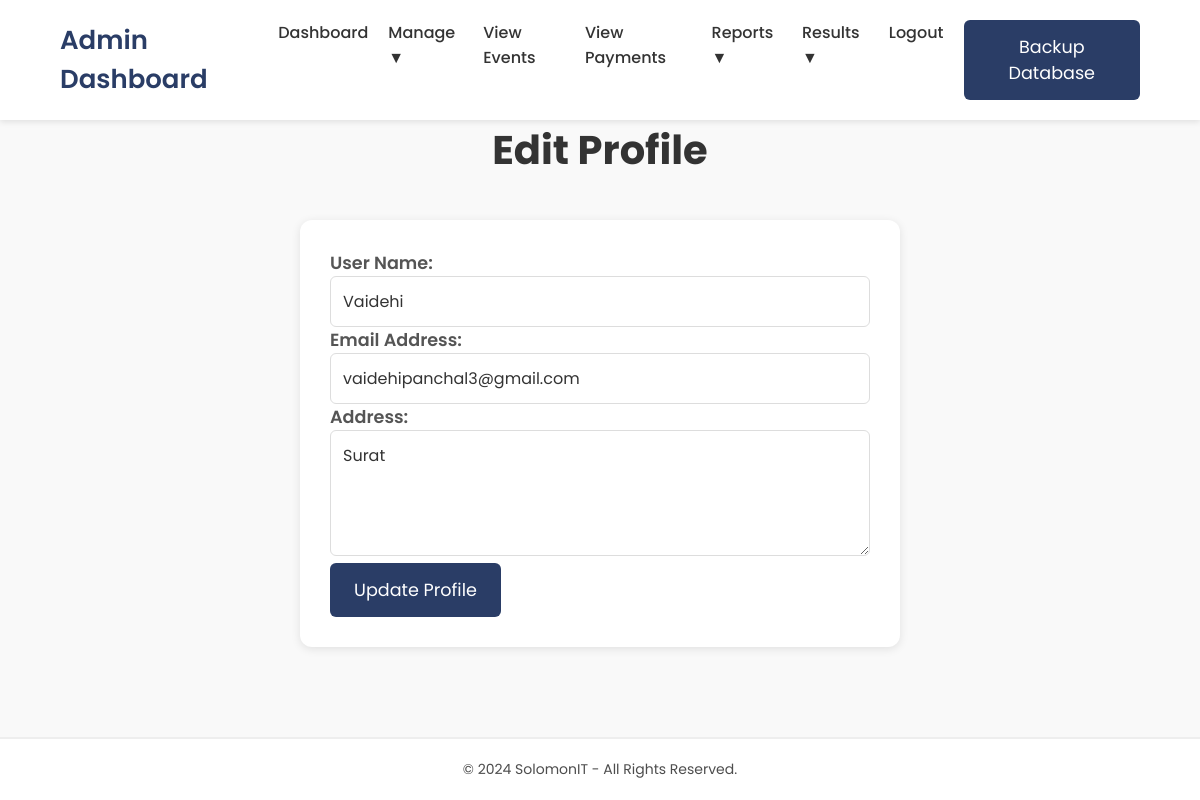
Page /edit_profile.php (signed in) on the committed database.
### tables this page shows
CREATE TABLE `user_master` (
  `user_id` int NOT NULL AUTO_INCREMENT,
  `user_name` text,
  `user_email` text,
  `user_password` text,
  `user_address` text,
  `otp` varchar(255) DEFAULT NULL,
  `otp_expiry` int DEFAULT NULL,
  `user_created_at` datetime DEFAULT CURRENT_TIMESTAMP,
  PRIMARY KEY (`user_id`)
);

### edit_profile.php (the view, shortened to what this page needs)
<?php
include "config.php";
$u_id = $_SESSION['user_id'];
$sql = "SELECT user_id, user_name, user_email, user_address FROM user_master WHERE user_id = $u_id";
$res = mysqli_query($conn, $sql);
$row = mysqli_fetch_assoc($res);
?>
<!DOCTYPE html>
<html lang="en">
<head>
</head>
<body>
<?php include "admin_navbar.php"; ?>
    <section class="main-content">
        <h2>Edit Profile</h2>
        <div class="content">
            <form method="POST">
                <label for="user_name">User Name:</label>
                <input type="text" id="user_name" name="user_name" value="<?php echo htmlspecialchars($row['user_name']); ?>" required>
                <label for="user_email">Email Address:</label>
                <input type="email" id="user_email" name="user_email" value="<?php echo htmlspecialchars($row['user_email']); ?>" required>
                <label for="user_address">Address:</label>
                <textarea id="user_address" name="user_address" rows="4"><?php echo htmlspecialchars($row['user_address']); ?></textarea>
                <button type="submit">Update Profile</button>
            </form>
        </div>
    </section>
    <footer>
        <p>© 2024 SolomonIT - All Rights Reserved.</p>
    </footer>
</body>
</html>

### edit_profile.php (style rules this page uses)
* { margin: 0; padding: 0; box-sizing: border-box; font-family: 'Poppins', sans-serif; }
body { background-color: #f9f9f9; color: #4d4d4d; min-height: 100vh; display: flex; flex-direction: column; }
.content { max-width: 700px; margin: 0 auto; background-color: #fff; box-shadow: 0 2px 10px rgba(0, 0, 0, 0.1); padding: 30px; margin-top: 40px; border-radius: 12px; max-width: 600px; width: 90%; }
h2 { font-size: 2.5rem; font-weight: 700; margin-bottom: 30px; color: #333; text-align: center; }
form { display: center; flex-direction: column; gap: 20px; }
label { font-size: 1.1rem; font-weight: 600; color: #555; }
input[type="text"], input[type="email"], textarea { padding: 12px; border: 1px solid #ddd; border-radius: 6px; font-size: 1rem; color: #333; width: 100%; }
button[type="submit"] { background-color: #2a3d66; color: #fff; padding: 14px 24px; font-size: 1.1rem; border: none; border-radius: 6px; cursor: pointer; transition: background-color 0.3s ease; }
footer { background-color: #fff; padding: 20px; text-align: center; font-size: 14px; margin-top: auto; border-top: 2px solid #eee; }
footer p { margin: 0; }

### admin_navbar.php (style rules this page uses)
* { margin: 0; padding: 0; box-sizing: border-box; font-family: 'Poppins', sans-serif; }

### rows in the picture
user_master: user_name "Vaidehi", user_email "vaidehipanchal3@gmail.com", user_address "Surat"
